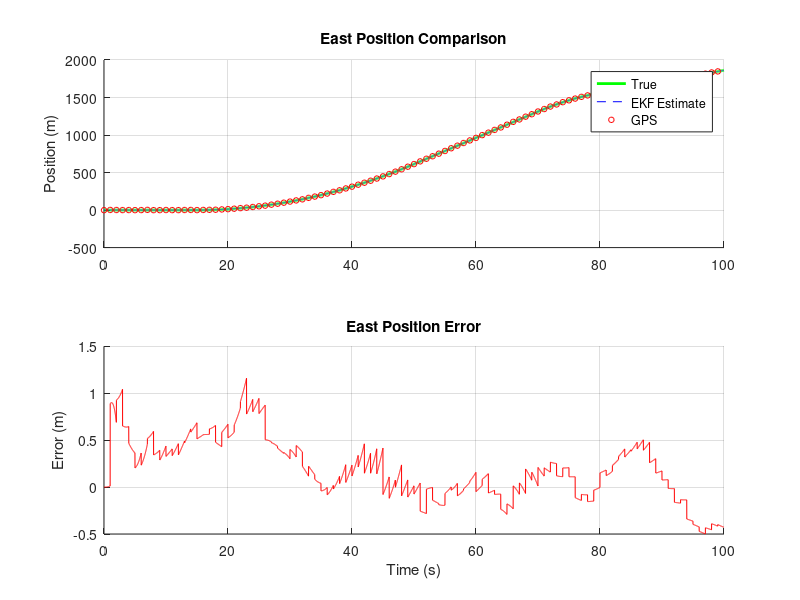
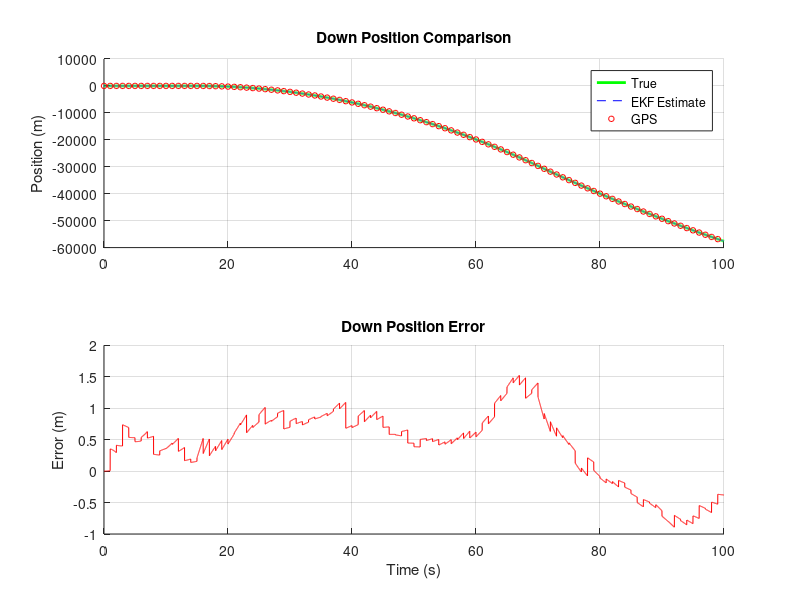
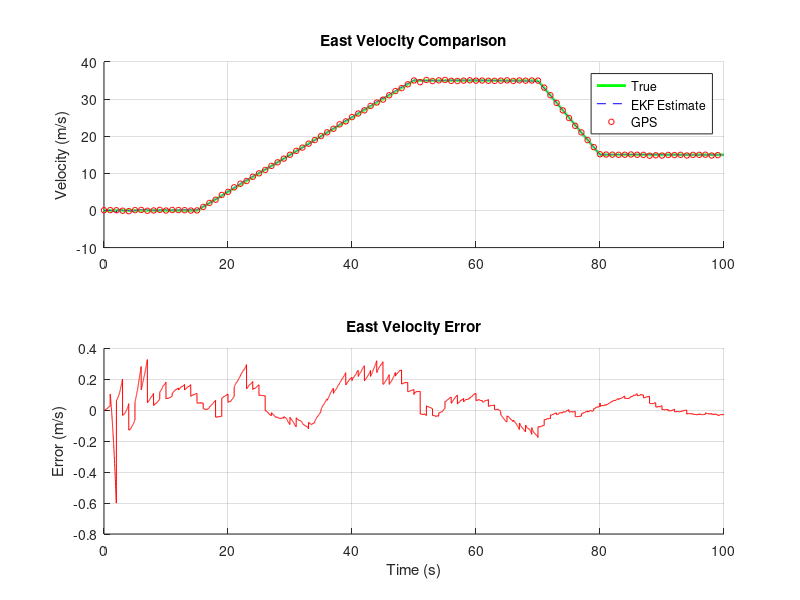
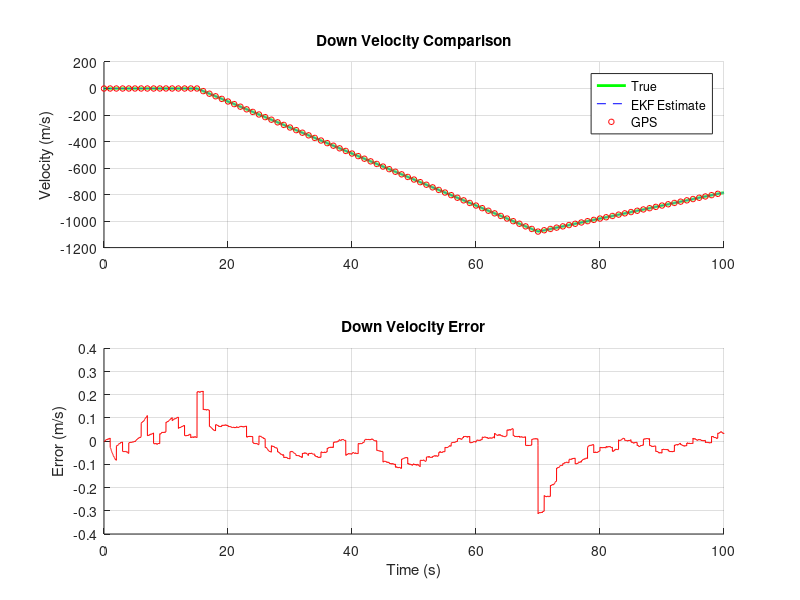

These charts were generated, in order, by the following MATLAB code:
clc; clear; close all;
%% 1. Simulation Setup
% Constants & Time
g = 9.81; % m/s^2
dt = 0.01; % Simulation time step (100 Hz)
t_end = 100;
N = t_end / dt;
t = (0:N-1)' * dt;

% True Vehicle Motion Profile
true_pitch_rate = zeros(N, 1);
true_pitch_rate(t > 20 & t <= 50) = deg2rad(2);
true_pitch_rate(t > 50 & t <= 80) = deg2rad(-1);
true_pitch = cumsum(true_pitch_rate) * dt;

% True total inertial acceleration 
true_accel_e = zeros(N, 1); true_accel_d = zeros(N, 1);
true_accel_e(t > 15 & t <= 50) = 1;
true_accel_e(t > 70 & t <= 80) = -2;
true_accel_d(t > 15 & t <= 70) = -9.81*2;
true_accel_d(t > 70 & t <= 100) = 9.81;

true_vel_e = cumsum(true_accel_e) * dt;
true_vel_d = cumsum(true_accel_d) * dt;
true_pos_e = cumsum(true_vel_e) * dt;
true_pos_d = cumsum(true_vel_d) * dt;

%% 2. Generate Physically Consistent Sensor Data with BIAS
% IMU Noise & Bias Levels
gyro_noise_std = deg2rad(0.5); 
gyro_bias_true = deg2rad(0.2); % Constant bias
accel_noise_std = 0.05;
accel_bias_true = 0.02; % Constant bias

% Generate IMU Data
perfect_accel_data_x = true_accel_e .* cos(true_pitch) + true_accel_d .* sin(true_pitch) - g .* sin(true_pitch);
perfect_accel_data_z = -true_accel_e .* sin(true_pitch) + true_accel_d .* cos(true_pitch) - g .* cos(true_pitch);
perfect_gyro_data = true_pitch_rate;

accel_data_x = perfect_accel_data_x + randn(N, 1) * accel_noise_std + accel_bias_true;
accel_data_z = perfect_accel_data_z + randn(N, 1) * accel_noise_std + accel_bias_true;
gyro_data = perfect_gyro_data + randn(N, 1) * gyro_noise_std + gyro_bias_true;

% GPS Sensor
gps_rate = 1; % Hz
gps_pos_noise_std = 1.0; gps_vel_noise_std = 0.1; gps_pitch_noise_std = deg2rad(1.0);

gps_pos_e_data = nan(N, 1); gps_pos_d_data = nan(N, 1);
gps_vel_e_data = nan(N, 1); gps_vel_d_data = nan(N, 1);
gps_pitch_data = nan(N, 1);

for k = 1:N
    if mod(k - 1, round(1/dt / gps_rate)) == 0
        gps_pos_e_data(k) = true_pos_e(k) + randn() * gps_pos_noise_std;
        gps_pos_d_data(k) = true_pos_d(k) + randn() * gps_pos_noise_std;
        gps_vel_e_data(k) = true_vel_e(k) + randn() * gps_vel_noise_std;
        gps_vel_d_data(k) = true_vel_d(k) + randn() * gps_vel_noise_std;
        gps_pitch_data(k) = true_pitch(k) + randn() * gps_pitch_noise_std;
    end
end

%% 3. EKF Initialization (8-State: pos, vel, pitch, biases)
% State vector: [p_e, p_d, v_e, v_d, theta, b_w, b_ax, b_az]'
x_hat = zeros(8, 1);
P = eye(8) * 1; 

% Process Noise (Q)
sigma_a_proc = 0.2; sigma_w_proc = deg2rad(0.1);
% Add process noise for biases, representing how much they might drift
sigma_bw_proc = deg2rad(0.001); % rad/s per second
sigma_ba_proc = 0.001;          % m/s^2 per second

Q_pv = [[dt^4/4, dt^3/2]; [dt^3/2, dt^2]] * sigma_a_proc^2;
Q = zeros(8);
Q(1:2, 1:2) = Q_pv; Q(3:4, 3:4) = Q_pv;
Q(5,5) = (dt * sigma_w_proc)^2;
Q(6,6) = (dt * sigma_bw_proc)^2;
Q(7,7) = (dt * sigma_ba_proc)^2;
Q(8,8) = (dt * sigma_ba_proc)^2;

% Measurement Noise (R)
R = diag([gps_pos_noise_std^2, gps_pos_noise_std^2, ...
          gps_vel_noise_std^2, gps_vel_noise_std^2, ...
          gps_pitch_noise_std^2]);
          
% Measurement Matrix (H) maps 8 states to 5 measurements
H = [eye(5), zeros(5, 3)];

x_hat_hist = zeros(N, 8);
x_hat_hist(1, :) = x_hat';

%% 4. EKF Main Loop
for k = 2:N
    % --- I. Prediction Step ---
    % Extract previous state estimates
    p_e_prev = x_hat(1); p_d_prev = x_hat(2);
    v_e_prev = x_hat(3); v_d_prev = x_hat(4);
    theta_prev = x_hat(5);
    bw_prev = x_hat(6); bax_prev = x_hat(7); baz_prev = x_hat(8);
    
    % Correct raw measurements with current bias estimates
    a_x_corr = accel_data_x(k-1) - bax_prev;
    a_z_corr = accel_data_z(k-1) - baz_prev;
    w_corr = gyro_data(k-1) - bw_prev;
    
    theta_mid = theta_prev + w_corr * dt / 2;
    ct = cos(theta_mid); st = sin(theta_mid);
    
    g_body_x = g * st; g_body_z = g * ct;
    a_kin_body_x = a_x_corr + g_body_x; a_kin_body_z = a_z_corr + g_body_z;
    a_kin_inertial_e = a_kin_body_x * ct - a_kin_body_z * st;
    a_kin_inertial_d = a_kin_body_x * st + a_kin_body_z * ct;
    
    % 1. Rotate the bias-corrected measurement into the inertial frame
    a_meas_inertial_e = a_x_corr * ct - a_z_corr * st;
    a_meas_inertial_d = a_x_corr * st + a_z_corr * ct;
    
    % 2. Add inertial gravity to get the TOTAL inertial acceleration
    a_total_e = a_meas_inertial_e;
    a_total_d = a_meas_inertial_d + g;
    
    % Predict state
    x_hat(1) = p_e_prev + v_e_prev * dt + 0.5 * a_total_e * dt^2;
    x_hat(2) = p_d_prev + v_d_prev * dt + 0.5 * a_total_d * dt^2;
    x_hat(3) = v_e_prev + a_total_e * dt;
    x_hat(4) = v_d_prev + a_total_d * dt;
    x_hat(5) = theta_prev + w_corr * dt;
    x_hat(6) = bw_prev; % Bias is assumed constant (random walk)
    x_hat(7) = bax_prev;
    x_hat(8) = baz_prev;
    x_hat(5) = atan2(sin(x_hat(5)), cos(x_hat(5)));
    
    % --- CORRECTED Jacobian F (8x8) ---
    F = eye(8);
    
    % Position depends on Velocity: d(p_next)/d(v_prev) = dt
    F(1, 3) = dt;
    F(2, 4) = dt;
    
    % Velocity and Position depend on Pitch Angle (theta)
    % This term accounts for how rotating the accelerometer measurements affects inertial acceleration
    d_a_total_e_d_theta = (-st * a_x_corr - ct * a_z_corr);
    d_a_total_d_d_theta = ( ct * a_x_corr - st * a_z_corr);
    
    F(3,5) = d_a_total_e_d_theta * dt; % d(v_e)/d(theta)
    F(4,5) = d_a_total_d_d_theta * dt; % d(v_d)/d(theta)
    
    F(1,5) = 0.5 * dt * F(3,5); % d(p_e)/d(theta)
    F(2,5) = 0.5 * dt * F(4,5); % d(p_d)/d(theta)
    
    % Pitch Angle depends on Gyro Bias (bw)
    % d(theta_next)/d(bw_prev) = -dt
    F(5,6) = -dt;
    
    % Velocity and Position depend on Accelerometer Biases (bax, baz)
    % This is the key term. The change in inertial velocity is -R_b_i * bias_change.
    % This block calculates d(vel)/d(b_a) and d(pos)/d(b_a)
    F(3:4, 7:8) = [ -ct, st; -st, -ct ] * dt;
    F(1:2, 7:8) = 0.5 * dt * F(3:4, 7:8);


    P = F * P * F' + Q;
    
    % --- II. Correction Step ---
    if ~isnan(gps_pos_e_data(k))
        z = [gps_pos_e_data(k); gps_pos_d_data(k); gps_vel_e_data(k); gps_vel_d_data(k); gps_pitch_data(k)];
        y = z - H * x_hat;
        y(5) = atan2(sin(y(5)), cos(y(5)));
        S = H * P * H' + R;
        K = P * H' / S;
        x_hat = x_hat + K * y;
        P = (eye(8) - K * H) * P;
        x_hat(5) = atan2(sin(x_hat(5)), cos(x_hat(5)));
    end
    
    x_hat_hist(k, :) = x_hat';
end

%% 5. Plot Results
% Figure 1: East Position
figure('Name', 'East Position Analysis');
subplot(2,1,1);
hold on; grid on;
plot(t, true_pos_e, 'g', 'LineWidth', 2);
plot(t, x_hat_hist(:,1), 'b--');
plot(t, gps_pos_e_data, 'ro', 'MarkerSize', 4);
legend('True', 'EKF Estimate', 'GPS');
title('East Position Comparison');
ylabel('Position (m)');
subplot(2,1,2);
hold on; grid on;
plot(t, x_hat_hist(:,1) - true_pos_e, 'r');
title('East Position Error');
ylabel('Error (m)'); xlabel('Time (s)');

% Figure 2: Down Position
figure('Name', 'Down Position Analysis');
subplot(2,1,1);
hold on; grid on;
plot(t, true_pos_d, 'g', 'LineWidth', 2);
plot(t, x_hat_hist(:,2), 'b--');
plot(t, gps_pos_d_data, 'ro', 'MarkerSize', 4);
legend('True', 'EKF Estimate', 'GPS');
title('Down Position Comparison');
ylabel('Position (m)');
subplot(2,1,2);
hold on; grid on;
plot(t, x_hat_hist(:,2) - true_pos_d, 'r');
title('Down Position Error');
ylabel('Error (m)'); xlabel('Time (s)');

% Figure 3: East Velocity
figure('Name', 'East Velocity Analysis');
subplot(2,1,1);
hold on; grid on;
plot(t, true_vel_e, 'g', 'LineWidth', 2);
plot(t, x_hat_hist(:,3), 'b--');
plot(t, gps_vel_e_data, 'ro', 'MarkerSize', 4);
legend('True', 'EKF Estimate', 'GPS');
title('East Velocity Comparison');
ylabel('Velocity (m/s)');
subplot(2,1,2);
hold on; grid on;
plot(t, x_hat_hist(:,3) - true_vel_e, 'r');
title('East Velocity Error');
ylabel('Error (m/s)'); xlabel('Time (s)');

% Figure 4: Down Velocity
figure('Name', 'Down Velocity Analysis');
subplot(2,1,1);
hold on; grid on;
plot(t, true_vel_d, 'g', 'LineWidth', 2);
plot(t, x_hat_hist(:,4), 'b--');
plot(t, gps_vel_d_data, 'ro', 'MarkerSize', 4);
legend('True', 'EKF Estimate', 'GPS');
title('Down Velocity Comparison');
ylabel('Velocity (m/s)');
subplot(2,1,2);
hold on; grid on;
plot(t, x_hat_hist(:,4) - true_vel_d, 'r');
title('Down Velocity Error');
ylabel('Error (m/s)'); xlabel('Time (s)');

% Figure 5: Pitch Angle
figure('Name', 'Pitch Angle Analysis');
subplot(2,1,1);
hold on; grid on;
plot(t, rad2deg(true_pitch), 'g', 'LineWidth', 2);
plot(t, rad2deg(x_hat_hist(:,5)), 'b--');
plot(t, rad2deg(gps_pitch_data), 'ro', 'MarkerSize', 4);
legend('True', 'EKF Estimate', 'GPS');
title('Pitch Angle Comparison');
ylabel('Angle (deg)');
subplot(2,1,2);
hold on; grid on;
plot(t, rad2deg(x_hat_hist(:,5) - true_pitch), 'r');
title('Pitch Angle Error');
ylabel('Error (deg)'); xlabel('Time (s)');


% Figure 6: Bias Estimation
figure('Name', 'Sensor Bias Estimation');
% Gyro Bias
subplot(3,1,1);
hold on; grid on;
plot(t, rad2deg(x_hat_hist(:,6)), 'b');
plot(t, rad2deg(ones(N,1) * gyro_bias_true), 'r--');
legend('EKF Estimate', 'True Bias');
title('Gyroscope Bias Estimation');
ylabel('Bias (deg/s)');
% Accel X Bias
subplot(3,1,2);
hold on; grid on;
plot(t, x_hat_hist(:,7), 'b');
plot(t, ones(N,1) * accel_bias_true, 'r--');
legend('EKF Estimate', 'True Bias');
title('Accelerometer X-Axis Bias Estimation');
ylabel('Bias (m/s^2)');
% Accel Z Bias
subplot(3,1,3);
hold on; grid on;
plot(t, x_hat_hist(:,8), 'b');
plot(t, ones(N,1) * accel_bias_true, 'r--');
legend('EKF Estimate', 'True Bias');
title('Accelerometer Z-Axis Bias Estimation');
ylabel('Bias (m/s^2)');
xlabel('Time (s)');
